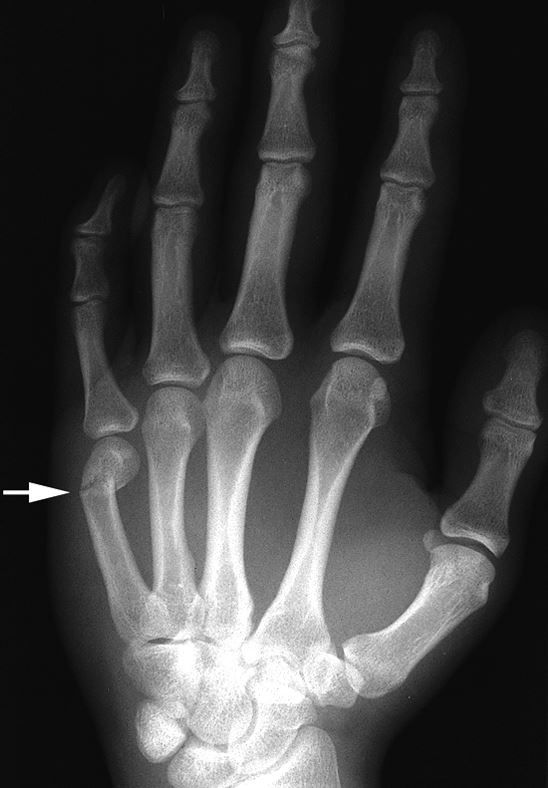
#> input picture broken.jpg, 548 x 788 px
$ python histogram_CLAHE.py
#> lines starting #> are read from the running program, lines starting #| are printed output that depends on the picture
#> further down, original_image is the input picture: shape (788, 548); min 0, max 255, mean 65.7
#| Image loaded successfully with shape: (788, 548)
import numpy as np
import matplotlib.pyplot as plt
import cv2

def clip_histogram(hist, clip_limit):
    # Clip histogram based on clip_limit
    excess = np.maximum(hist - clip_limit, 0)
    clipped_hist = np.minimum(hist, clip_limit)
    return clipped_hist, excess.sum()

def redistribute_excess(hist, excess):
    # Redistribute excess pixels in histogram
    hist += excess // 256
    hist[:excess % 256] += 1
    return hist

def clahe(image, clip_limit=2.0):
#> called with clip_limit = 3
    img_shape = image.shape
#> img_shape = (788, 548)
    img_clahe = np.zeros(img_shape, dtype=np.uint8)

    # Compute histogram
    hist, _ = np.histogram(image.flatten(), bins=256, range=(0, 256))
#> hist = 256 values, max 68236 at index 12, min 6 at index 2, mean 1686.8
    clip_limit_value = clip_limit * (img_shape[0] * img_shape[1]) / 256
#> clip_limit_value = 5060.4

    # Adjust clip limit dynamically based on histogram statistics
    clip_limit_value = min(clip_limit_value, np.max(hist))

    # Clip histogram and redistribute excess
    clipped_hist, total_excess = clip_histogram(hist, clip_limit_value)
#> in clip_histogram, `excess = np.maximum(hist - clip_limit, 0)`: excess = 256 values, max 63175.6 at index 12, min 0 at index 0, mean 495.6
#> in clip_histogram, `clipped_hist = np.minimum(hist, clip_limit)`: clipped_hist = 256 values, max 5060.4 at index 11, min 6 at index 2, mean 1191.3
#> total_excess = 126862.6
    redistributed_hist = redistribute_excess(clipped_hist, int(total_excess))
#> in redistribute_excess, `hist += excess // 256`: hist = 256 values, max 5555.4 at index 11, min 501 at index 2, mean 1686.3
#> redistributed_hist = 256 values, max 5556.4 at index 11, min 502 at index 2, mean 1686.8

    # Compute cumulative distribution function (CDF)
    cdf = np.cumsum(redistributed_hist).astype(np.float32)
#> cdf = 256 values from 524 to 431823.4
    cdf_normalized = 255 * cdf / cdf[-1]
#> cdf_normalized = 256 values from 0.309 to 255

    # Apply CDF mapping to the entire image
    img_clahe = cdf_normalized[image].astype(np.uint8)
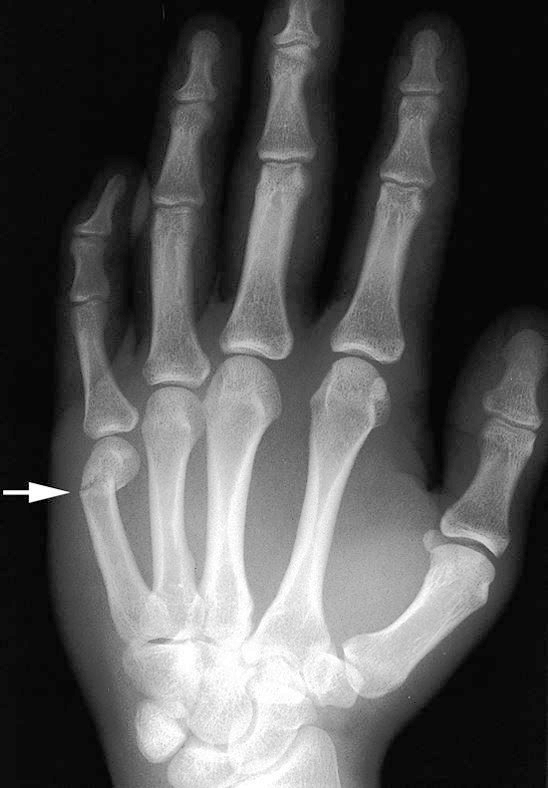
#> img_clahe: shape (788, 548); min 0, max 255, mean 84.9

    return img_clahe

def display_images(original, processed):
    plt.figure(figsize=(12, 6))
    plt.subplot(1, 2, 1)
    plt.title('Original Image')
    plt.imshow(original, cmap='gray')
    plt.axis('off')

    plt.subplot(1, 2, 2)
    plt.title('Processed Image')
    plt.imshow(processed, cmap='gray')
    plt.axis('off')

    plt.tight_layout()
    plt.show()
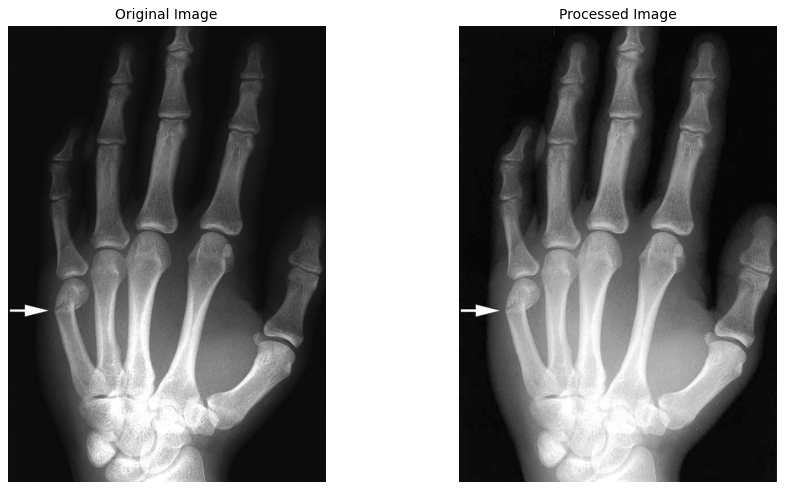
#> figure drawn by matplotlib, 2 panels

# Load the image
original_image = cv2.imread('broken.jpg', cv2.IMREAD_GRAYSCALE)

# Ensure the image is loaded
if original_image is None:
    raise ValueError("Image not found.")
else:
    print(f"Image loaded successfully with shape: {original_image.shape}")

# Apply CLAHE
clahe_image = clahe(original_image, clip_limit=3.0)  # Adjust clip_limit as needed

# Display the images
display_images(original_image, clahe_image)

$ run again, with img.png saved as broken.jpg
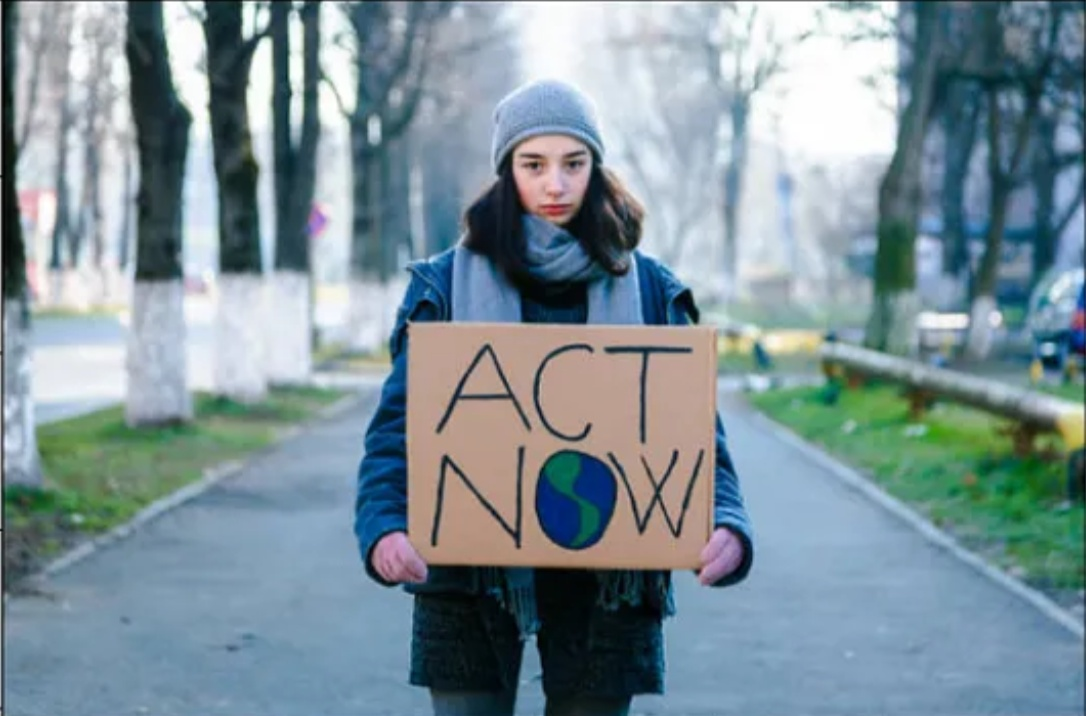
#> input picture img.png, 1086 x 716 px
#> `original_image = cv2.imread('broken.jpg', cv2.IMREAD_GRAYSCALE)`:
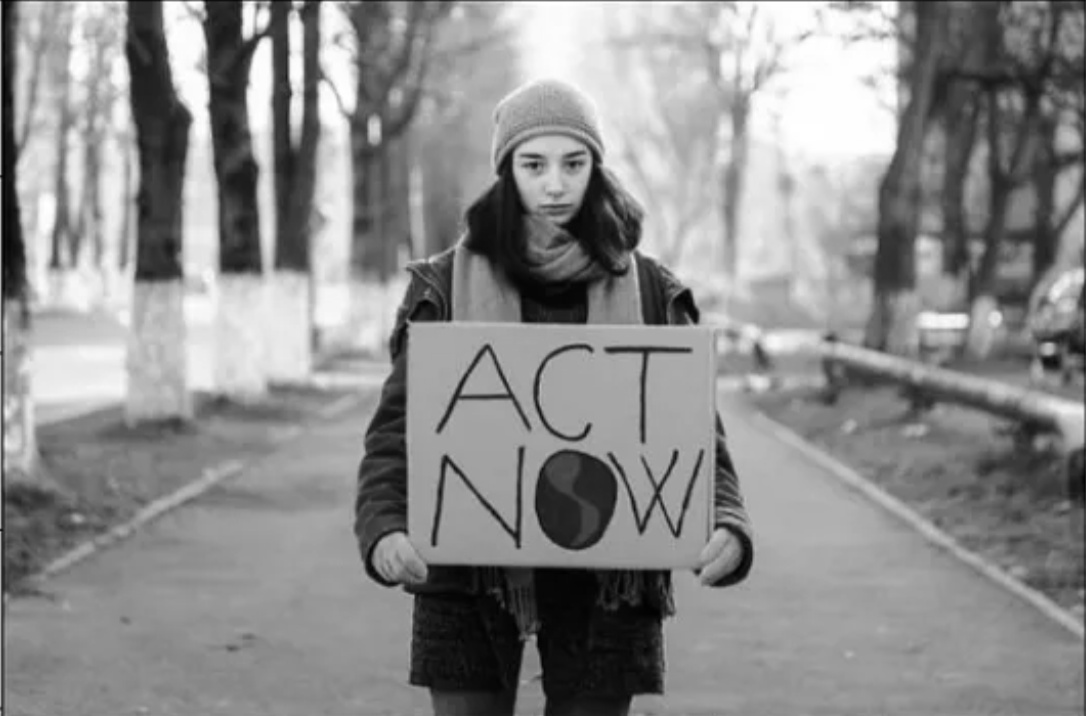
#> original_image: shape (716, 1086); min 1, max 255, mean 139.9
#| Image loaded successfully with shape: (716, 1086)
#> in clahe, `hist, _ = np.histogram(image.flatten(), bins=256, range=(0, 256))`: hist = 256 values, max 9779 at index 166, min 0 at index 0, mean 3037.4
#> excess = 256 values, max 666.8 at index 166, min 0 at index 0, mean 2.6
#> in clip_histogram, `clipped_hist = np.minimum(hist, clip_limit)`: clipped_hist = 256 values, max 9112.2 at index 166, min 0 at index 0, mean 3034.8
#> in clahe, `clipped_hist, total_excess = clip_histogram(hist, clip_limit_value)`: total_excess = 666.8
#> in redistribute_excess, `hist += excess // 256`: hist = 256 values, max 9114.2 at index 166, min 2 at index 0, mean 3036.8
#> redistributed_hist = 256 values, max 9114.2 at index 166, min 3 at index 0, mean 3037.4
#> cdf = 256 values from 3 to 777575.2
#> cdf_normalized = 256 values from 0.000984 to 255
#> in display_images, `plt.show()`:
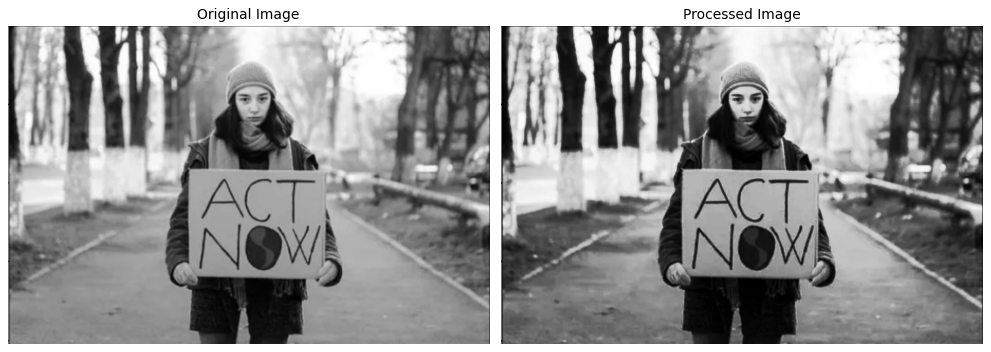
#> figure drawn by matplotlib, 2 panels

$ run again, with normal_elbow.jpeg copied over broken.jpg
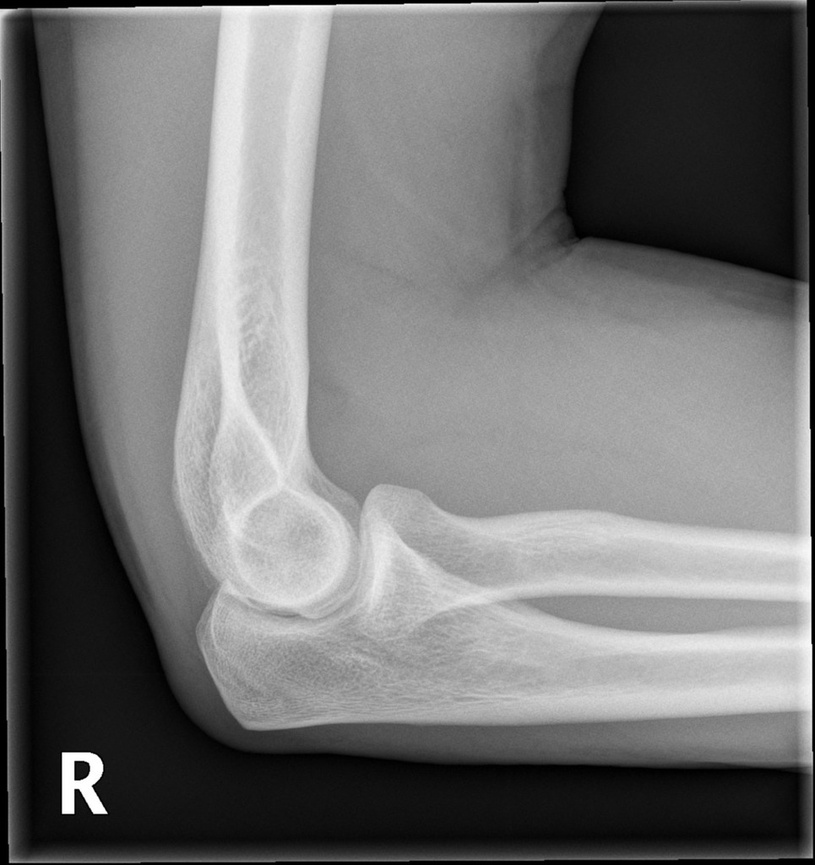
#> input picture normal_elbow.jpeg, 815 x 865 px, shrunk from 965 x 1024 before the run
#> original_image is the input picture: shape (865, 815); min 0, max 255, mean 113.4
#| Image loaded successfully with shape: (865, 815)
#> in clahe, `hist, _ = np.histogram(image.flatten(), bins=256, range=(0, 256))`: hist = 256 values, max 13760 at index 17, min 35 at index 246, mean 2753.8
#> excess = 256 values, max 5498.6 at index 17, min 0 at index 0, mean 83.66
#> in clip_histogram, `clipped_hist = np.minimum(hist, clip_limit)`: clipped_hist = 256 values, max 8261.4 at index 13, min 35 at index 246, mean 2670.1
#> in clahe, `clipped_hist, total_excess = clip_histogram(hist, clip_limit_value)`: total_excess = 21417.6
#> in redistribute_excess, `hist += excess // 256`: hist = 256 values, max 8344.4 at index 13, min 118 at index 246, mean 2753.1
#> redistributed_hist = 256 values, max 8345.4 at index 13, min 118 at index 246, mean 2753.8
#> cdf = 256 values from 6838 to 704974.4
#> cdf_normalized = 256 values from 2.47 to 255
#> in clahe, `img_clahe = cdf_normalized[image].astype(np.uint8)`:
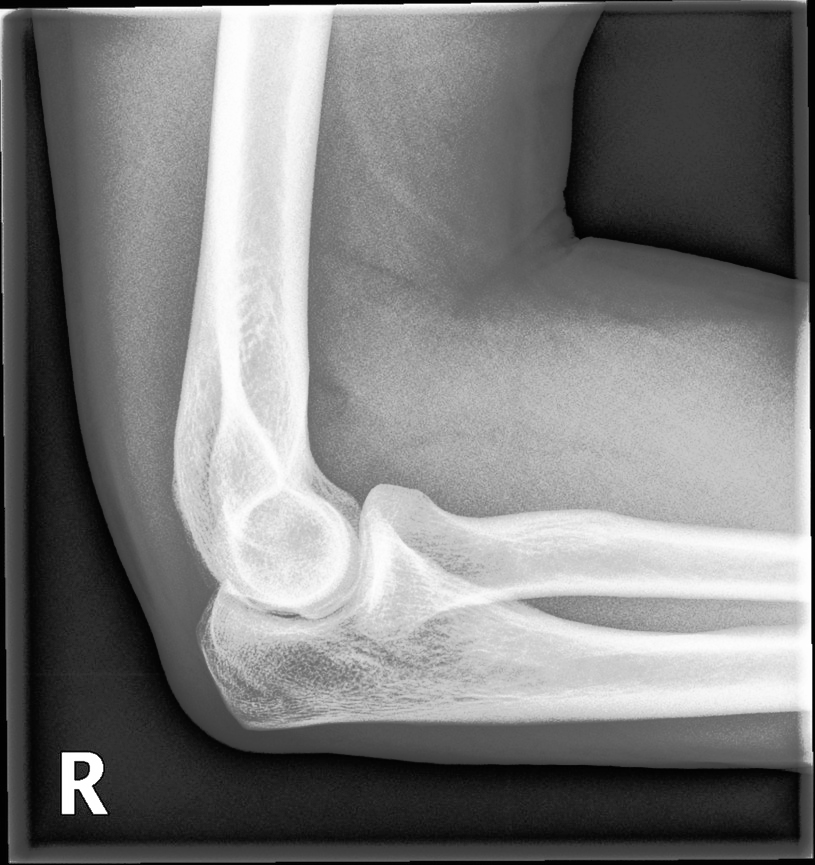
#> img_clahe: shape (865, 815); min 2, max 255, mean 124.6
#> in display_images, `plt.show()`:
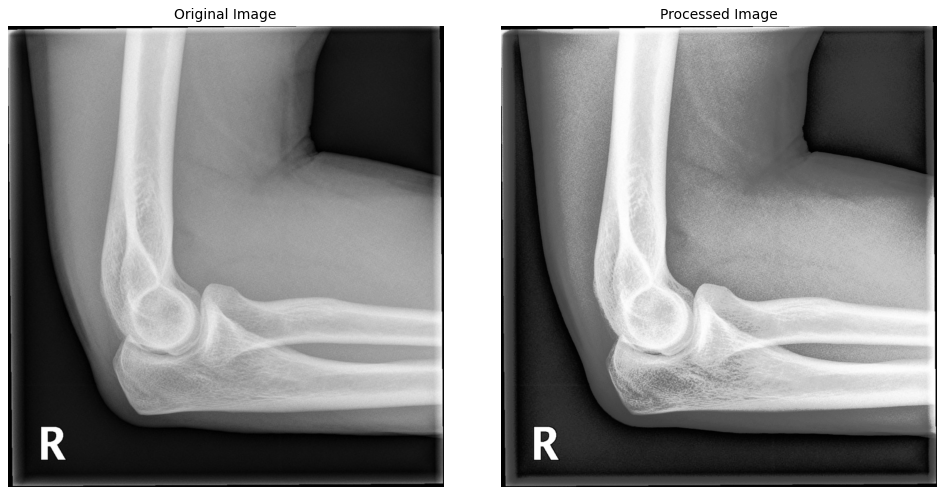
#> figure drawn by matplotlib, 2 panels
